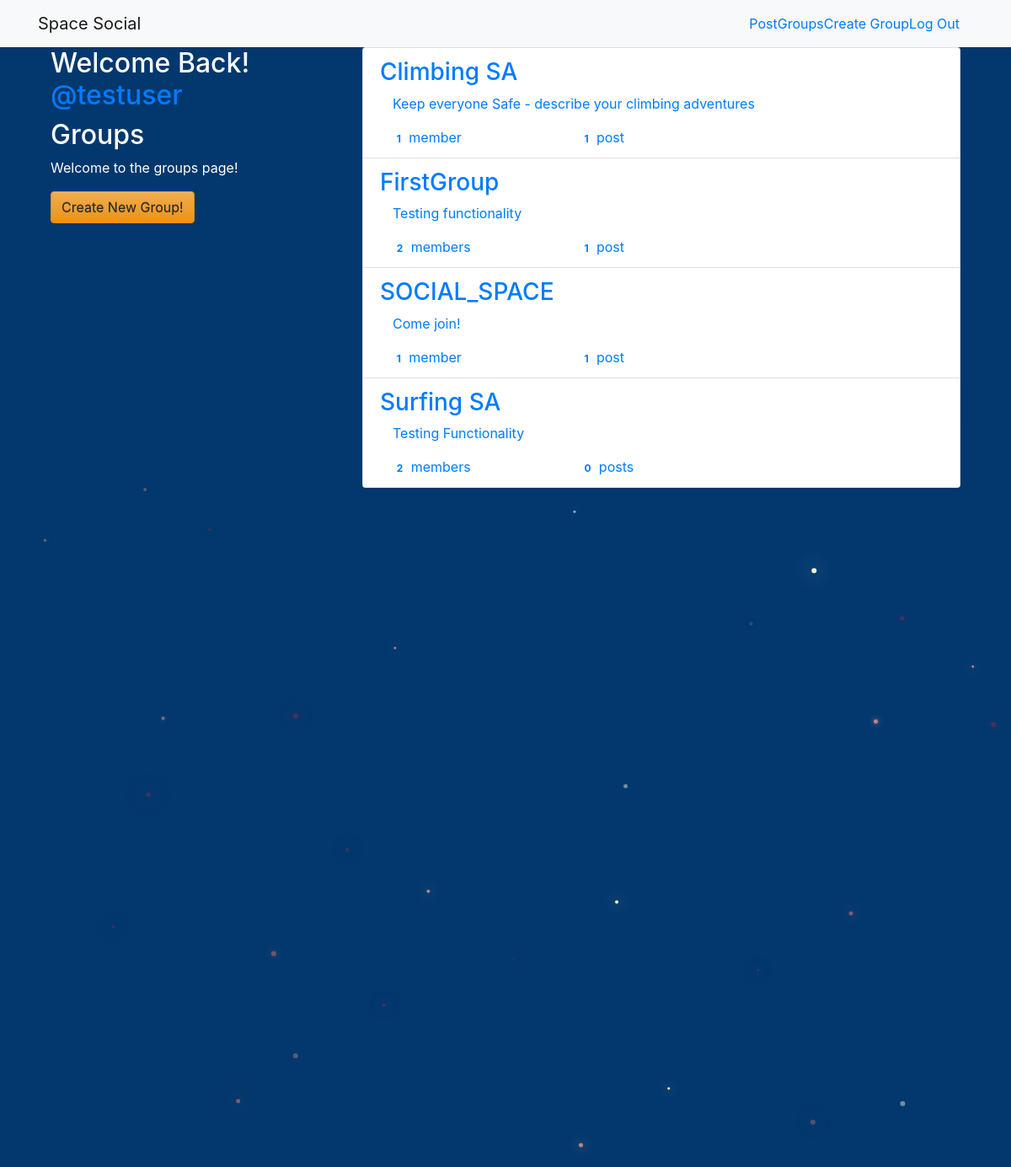
Screenshot of /groups/ (signed in) with the database file from the repository.
### groups/models.py (models this page shows, shortened)
class Group(models.Model):
    name = models.CharField(max_length=255,unique=True)
    slug = models.SlugField(allow_unicode=True,unique=True)
    description = models.TextField(blank=True,default='')
    description_html = models.TextField(editable=False,default='',blank=True)
    members = models.ManyToManyField(User,through='GroupMemeber')
    class Meta:
        ordering = ['name']

### groups/views.py (the view)
class ListGroups(generic.ListView):
    model = Group

### groups/templates/groups/group_list.html
{% extends "groups/group_base.html" %}
{% block pregroup %}
  <div class="col-md-4">
    <div class="content">
      {% if user.is_authenticated %}
        <h2>Welcome Back!
          <a href="{% url 'posts:for_user' username=user.username %}">
            @{{user.username}}
          </a>
        </h2>
      {% endif %}
      <h2>Groups</h2>
      <p>Welcome to the groups page!</p>
    </div>
    {% if user.is_authenticated %}
    <a href="{% url 'groups:create' %}" class="btn btn-md btn-fill btn-warning">
      <span class="glyphicon glyphicon-plus-sign">Create New Group!</span>
    </a>
    {% endif %}
  </div>
{% endblock %}
{% block group_content %}
<div class="col-md-8">
  <div class="list-group">
    {% for group in object_list  %}
      <a class="list-group-item" href="{% url 'groups:single' slug=group.slug %}">
        <h3 class="title list-group-item-heading">{{group.name}}</h3>
        <div class="list-group-item-text container-fluid">
          {{group.description_html|safe}}
          <div class="row">
            <div class="col-md-4">
              <span class="badge">{{group.members.count}}</span>
              member{{group.members.count|pluralize}}
            </div>
            <div class="col-md-4">
              <span class="badge">{{group.posts.count}}</span>
              post{{group.posts.count|pluralize}}
            </div>
          </div>
        </div>
      </a>
    {% endfor %}
  </div>
</div>
{% endblock %}

### static/social_site/css/master.css (style rules this page uses)
body { margin: 0; overflow: hidden; background-color: #03386e; color:white; }

### rows the page displays
Group: name "Climbing SA", description_html "Keep everyone Safe - describe your climbing adventures", members.count "1", posts.count "1"
Group: name "FirstGroup", description_html "Testing functionality", members.count "2", posts.count "1"
Group: name "SOCIAL_SPACE", description_html "Come join!", members.count "1", posts.count "1"
Group: name "Surfing SA", description_html "Testing Functionality", members.count "2", posts.count "0"

### other values shown
{{ user.username }} "testuser"
